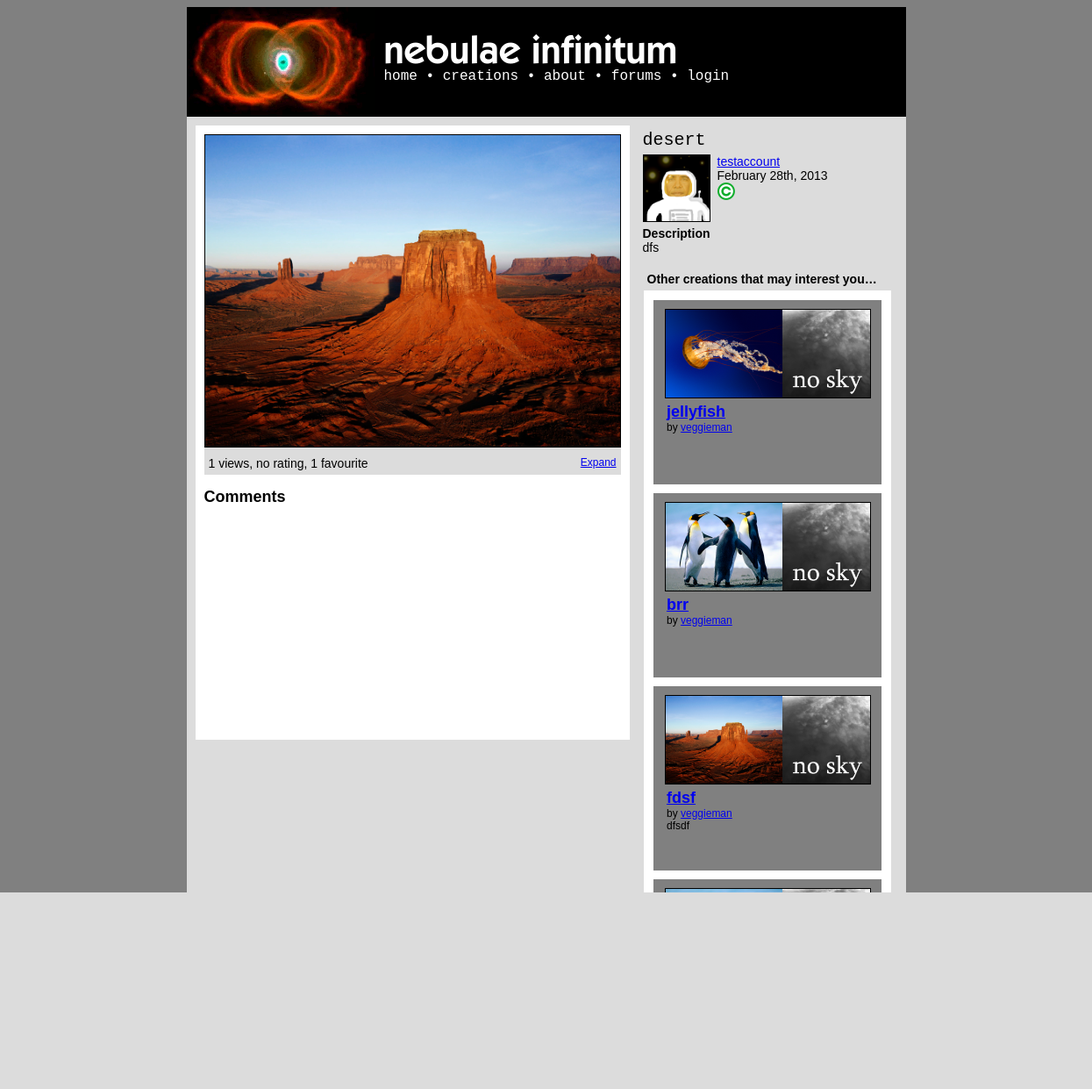
The app's page /creation.php?id=15 with its own data.
### tables this page shows
CREATE TABLE IF NOT EXISTS `creations` (
  `id` int(50) NOT NULL AUTO_INCREMENT,
  `name` varchar(50) NOT NULL,
  `type` enum('writing','flash','scratch','artwork','audio') NOT NULL,
  `ownerid` int(25) NOT NULL,
  `created` timestamp NULL DEFAULT NULL,
  `modified` timestamp NULL DEFAULT CURRENT_TIMESTAMP,
  `hidden` enum('no','censored','flagged','approved','byowner','deleted') NOT NULL DEFAULT 'no',
  `filetype` varchar(7) NOT NULL,
  `filename` varchar(25) NOT NULL,
  `descr` text,
  `advisory` text,
  `views` int(11) NOT NULL DEFAULT '0',
  `favourites` int(11) NOT NULL DEFAULT '0',
  `rating` decimal(2,1) NOT NULL DEFAULT '0.0',
  `license` enum('copyright','cc-0','cc-by','cc-by-nd','cc-by-sa','cc-by-nc','cc-by-nc-nd','cc-by-nc-sa','mit','gpl','bsd') NOT NULL DEFAULT 'copyright',
  PRIMARY KEY (`id`)
);

CREATE TABLE IF NOT EXISTS `users` (
  `id` int(50) NOT NULL AUTO_INCREMENT,
  `username` varchar(25) NOT NULL,
  `registered` timestamp NOT NULL DEFAULT CURRENT_TIMESTAMP,
  `rank` enum('user','mod','admin') NOT NULL DEFAULT 'user',
  `password` varchar(64) NOT NULL,
  `location` varchar(50) DEFAULT NULL,
  `banstatus` enum('unbanned','banned','deleted') NOT NULL DEFAULT 'unbanned',
  `banneduntil` date DEFAULT NULL,
  `bandate` date DEFAULT NULL,
  `icon` varchar(50) DEFAULT NULL,
  `about` text,
  `age` int(3) DEFAULT NULL,
  `gender` varchar(1) DEFAULT NULL,
  `email` varchar(50) NOT NULL,
  `registerip` varchar(20) NOT NULL,
  `banreason` text,
  `sb2player` enum('flash','js') NOT NULL DEFAULT 'flash',
  `notifications` enum('all','noreplies','nocomments','none') NOT NULL DEFAULT 'all',
  PRIMARY KEY (`id`)
);

### creation.php (called while the page is built, shortened)
<?php
$creationid = null;
if (isset($_GET["id"])) $creationid = htmlspecialchars($_GET["id"]);
$result = mysql_query("SELECT * FROM creations WHERE id = $creationid");
$creation = mysql_fetch_array($result);
$result = mysql_query("SELECT * FROM users WHERE id = ".$creation['ownerid']);
$user = mysql_fetch_array($result);
$views = mysql_num_rows(mysql_query("SELECT * FROM views WHERE creationid=".$creation['id']));
$favourites = mysql_num_rows(mysql_query("SELECT * FROM favourites WHERE creationid=".$creation['id']));
if (empty($ratings[0])) $ratings[0] = 0;
require_once("templates/creation_template.php");
function getRelatedCreations($creation,$amount){
	$amount--;
	for($i=0;$i<$amount;$i++){
		$related_creations[$i] = '';
	}
	$user_amount = ceil(0.50*$amount);
	$favourites_amount = ceil(0.25*$amount);
	$similar_amount = ceil(0.25*$amount);
	$user_creations_query=mysql_query("SELECT id FROM creations WHERE ownerid=".$creation['ownerid']." AND hidden='no' AND NOT id=".$creation['id']);
	if (mysql_num_rows($user_creations_query)>=$user_amount){
		$i=0;
		while($user_creation=mysql_fetch_row($user_creations_query)){
			$user_creations[$i]=$user_creation[0];
			$i++;
		}
		for ($i=0;$i<$user_amount;$i++){
			$random_pos = rand(0,$amount);
			if(empty($related_creations[$random_pos])){
				$random_id = rand(min($user_creations),max($user_creations));
				if (in_array($random_id, $related_creations)){
					$i--;
				}
				else {
					$related_creations[$random_pos] = rand(min($user_creations),max($user_creations));
				}
			}
			else $i--;
		}
	}
	else {
		$favourites_amount+=$user_amount;
	}
	$user_favourites_query=mysql_query("SELECT creationid FROM favourites WHERE userid=".$creation['ownerid']." AND NOT creationid=".$creation['id']);
	if (mysql_num_rows($user_favourites_query)>=$favourites_amount){
		$i=0;
		while($user_favourite=mysql_fetch_row($user_favourites_query)){
			$user_favourites_temp[$i]=$user_favourite[0];
			$i++;
		}
		$user_favourites = array();
		for($i=0;$i<count($user_favourites_temp);$i++){
			$user_check_query = mysql_fetch_row(mysql_query("SELECT ownerid FROM creations WHERE id=".$i));
			if($user_check_query=$creation['ownerid']){
				array_push($user_favourites,$user_favourites_temp[$i]);
			}
		}
		unset($user_favourites_temp);
		for ($i=0;$i<$favourites_amount;$i++){
			$random_pos = rand(0,$amount);
			if(empty($related_creations[$random_pos])){
				$random_id = rand(min($user_favourites),max($user_favourites));
				if (in_array($random_id, $related_creations)){
					$i--;
				}
				else {
					$related_creations[$random_pos] = rand(min($user_favourites),max($user_favourites));
				}
			}
			else $i--;
		}
	}
	else {
		$similar_amount+=$favourites_amount;
	}
	$similar_query=mysql_query("SELECT id FROM creations WHERE NOT id=".$creation['id']." AND hidden='no' AND NOT ownerid=".$creation['ownerid']);
	$i=0;
	while($similar_iterator=mysql_fetch_row($similar_query)){
		$similar[$i]=$similar_iterator[0];
		$i++;
	}
	for ($i=0;$i<$similar_amount;$i++){
		$random_pos = rand(0,$amount);
		if(empty($related_creations[$random_pos])){
			$random_id = rand(min($similar),max($similar));
			if (in_array($random_id, $related_creations)){
				$i--;
			}
			else {
				$related_creations[$random_pos] = rand(min($similar),max($similar));
			}
		}
		else $i--;
	}
	for($i=0;$i<=$amount;$i++){
		$related_creations[$i] =  mysql_fetch_array(mysql_query("SELECT * FROM creations WHERE id=".$related_creations[$i]));
	}
	return $related_creations;
}
?>

### config/functions.php (called while the page is built, shortened)
<?php
function get_username_from_id($id){
	$result = mysql_query("SELECT * FROM users WHERE id = '$id'") or die(mysql_error());
	$user = mysql_fetch_assoc($result);
	return $user['username'];
}
function bbcode_parse_description($text){
	$bbcode = new BBCode;
	$bbcode->RemoveRule('acronym');
	$bbcode->RemoveRule('color');
	$bbcode->RemoveRule('size');
	$bbcode->RemoveRule('quote');
	$bbcode->RemoveRule('font');
	$bbcode->RemoveRule('wiki');
	$bbcode->RemoveRule('img');
	$bbcode->RemoveRule('rule');
	$bbcode->RemoveRule('br');
	$bbcode->RemoveRule('center');
	$bbcode->RemoveRule('left');
	$bbcode->RemoveRule('right');
	$bbcode->RemoveRule('indent');
	$bbcode->RemoveRule('columns');
	$bbcode->RemoveRule('nextcol');
	$bbcode->RemoveRule('code');
	$bbcode->RemoveRule('list');
	$bbcode->RemoveRule('*');
	return $bbcode->Parse($text);
}
?>

### templates/creation_template.php (the view, shortened to what this page needs)
<!DOCTYPE html>
<html>
<head>
<link rel="stylesheet" type="text/css" href="templates/style.php" media="screen" />
</head>
<body onload="javascript:illuminate();">
<?php require_once("header.php"); ?>
<div class="container" style="min-height:700px;">
<div class="cleft">
	<div class="ccontainer" <?php if($creation['type']=="scratch") echo 'style="width:486px;margin:auto;margin-top:5px;"'; ?>>
		<div class="creation">
			<?php
			switch($creation['type']){
				case "artwork":
					echo '<img src="data/creations/'.$creation['filename'].'" class="cimg" '.$svgwidth.'/>';
				break;
			}
			?>
		</div>
		<div class="creationstatsleft" style="float:left;padding:5px;">
			<div class="infotext" style="font-size:14px;">
				<?php
				echo $views;
				if ($view ==1){
					echo " view";
				}
				else{
					echo " views";
				}
				if (number_format(array_sum($ratings)/count($ratings),1)==0.0){
					echo ", no rating";
				}
				else{
					echo ", rated ".number_format(array_sum($ratings)/count($ratings),1);
				}
				echo ", ".$favourites;
				if ($favourites == 1){
					echo " favourite";
				}
				else{
					echo " favourites";
				}
				?>
			</div>
		</div>
		<div class="creationstatsright" style="float:right;padding:5px;">
			<div class="downloadboxes" style="text-align:right;">
				<?php
				switch($creation['type']){
					case "artwork":
						echo '<div><a href="javascript:expand();">Expand</a></div>';
						break;
					}
				?>
			</div>
		</div>
	</div>
	<h2 style="padding-left:10px;">Comments</h2>
</div>
<div class="cright">
	<div class="ctitle">
		<?php
		echo stripslashes($creation['name']);
		?>
	</div>
	<div class="cinfo">
		<div class="creationownericon">
			<?php
			if (!empty($user['icon'])) echo '<img class="cicon" src="data/usericons/'.$user['icon'].'"/>';
			else echo '<img class="cicon" src="data/usericons/default.png"/>';
			?>
		</div>
		<div class="cusertext">
			<div class="cuserlink">
				<?php
				echo '<a href="user.php?id='.$user['id'].'">'.$user['username'].'</a>';if ($user['rank'] == "admin" || $user['rank'] == "mod") echo '<a href="info/staff.php" style="text-decoration:none;">'.STAFF_SYMBOL.'</a>';
				?>
			</div>
			<div class="creationtime">
				<?php
				echo date("F jS, Y", strtotime($creation['created']));
				?>
			</div>
			<div class="creationlicense">
				<?php
				switch($creation['license']){
					case 'copyright':
						echo '<img src="data/icons/licenses/copyright.png"/>';
						break;
				}
				?>
			</div>
		</div>
	</div>
	<?php
	if (!empty($creation['descr'])){
		echo '<div class="ccontent desc" style="margin:5px;">
		<strong style="display:block;">Description</strong>
		'.bbcode_parse_description(stripslashes($creation['descr'])).'
	</div>';
	}
	?>
	<div class="relatedcreationsblock" style="margin-top:20px;">
		<strong style="display:block;font-size:14px;margin-left:10px;margin-bottom:-5px;">Other creations that may interest you&hellip;</strong>
		<div class="relatedcreationscontainer" style="background-color:white;margin:auto;padding:1px;margin-top:10px;width:280px;">
			<?php
			$related_amount = 4;
			$related_creations = getRelatedCreations($creation,$related_amount);
			foreach($related_creations as $related_creation){
				if(file_exists("data/thumbs/".$related_creation['id'].".png")){
					$image_thumb = $related_creation['id'];
				}
				else{
					$image_thumb = "default";
				}
				if(file_exists("data/usericons/".$related_creation['ownerid'].".png")){
					$user_thumb = $related_creation['ownerid'];
				}
				else{
					$user_thumb = "default";
				}
				if(strlen(stripslashes($related_creation['descr']))>500){
					$creation_description = substr(str_replace("<br />\n<br />\n"," ",bbcode_parse_description(stripslashes($related_creation['descr']))),0,500);
				}
				else{
					$creation_description = str_replace("<br />\n<br />\n"," ",bbcode_parse_description(stripslashes($related_creation['descr'])));
				}
				echo '
			<div class="relatedcreation" style="height:180px;width:240px;margin:10px;padding:10px;padding-bottom:20px;background-color:grey;">
				<div class="relatedimgs" style="margin:auto;width:233px;height:100px;background-color:white;border:1px solid black;">
					<a href="creation.php?id='.$related_creation['id'].'"><img class="relatedthumb" style="height:100px;width:133px;display:inline;" src="data/thumbs/'.$image_thumb.'.png" /></a><a href="user.php?id='.$related_creation['ownerid'].'"><img class="relateduser" style="height:100px;width:100px;display:inline;" src="data/usericons/'.$user_thumb.'.png" /></a>
				</div>
				<div class="relatedtext" style="margin:5px;">
					<div class="relatedleft" style="float:left;">
						<strong style="font-size:18px;"><a href="creation.php?id='.$related_creation['id'].'">'.$related_creation['name'].'</a></strong>
						<div class="relatedbyline" style="">
							by <a href="user.php?id='.$related_creation['ownerid'].'">'.get_username_from_id($related_creation['ownerid']).'</a>
						</div>
						<div class="relateddesc" style="width:230px;height:45px;overflow:hidden;">
							'.$creation_description.'
						</div>
					</div>
				</div>
			</div>';
			}
			?>
		</div>
	</div>
</div>
</div>
</body>
</html>

### config/include/nbbc.php (shortened to what this page needs)
<?php
class BBCodeLexer {
var $state;
var $input;
var $ptr;
var $verbatim;
function BBCodeLexer($string, $tagmarker = '[') {
$regex_beginmarkers = Array( '[' => '\[', '<' => '<', '{' => '\{', '(' => '\(' );
$regex_endmarkers = Array( '[' => '\]', '<' => '>', '{' => '\}', '(' => '\)' );
$endmarkers = Array( '[' => ']', '<' => '>', '{' => '}', '(' => ')' );
$e = $regex_endmarkers[$tagmarker];
$b = $regex_beginmarkers[$tagmarker];
$this->pat_main = "/( "
. "{$b}"
. "(?! -- | ' | !-- | {$b}{$b} )"
. "(?: [^\\n\\r{$b}{$e}] | \\\" [^\\\"\\n\\r]* \\\" | \\' [^\\'\\n\\r]* \\' )*"
. "{$e}"
. "| {$b}{$b} (?: [^{$e}\\r\\n] | {$e}[^{$e}\\r\\n] )* {$e}{$e}"
. "| {$b} (?: -- | ' ) (?: [^{$e}\\n\\r]* ) {$e}"
. "| {$b}!-- (?: [^-] | -[^-] | --[^{$e}] )* --{$e}"
. "| -----+"
. "| \\x0D\\x0A | \\x0A\\x0D | \\x0D | \\x0A"
. "| [\\x00-\\x09\\x0B-\\x0C\\x0E-\\x20]+(?=[\\x0D\\x0A{$b}]|-----|$)"
. "| (?<=[\\x0D\\x0A{$e}]|-----|^)[\\x00-\\x09\\x0B-\\x0C\\x0E-\\x20]+"
. " )/Dx";
$this->input = preg_split($this->pat_main, $string, -1, PREG_SPLIT_DELIM_CAPTURE);
$this->ptr = 0;
$this->unget = false;
$this->state = BBCODE_LEXSTATE_TEXT;
$this->verbatim = false;
}
function NextToken() {
while (true) {
if ($this->ptr >= count($this->input)) {
return $this->token = BBCODE_EOI;
}
$this->text = preg_replace("/[\\x00-\\x08\\x0B-\\x0C\\x0E-\\x1F]/", "",
$this->input[$this->ptr++]);
if ($this->verbatim) {
$this->tag = false;
if ($this->state == BBCODE_LEXSTATE_TEXT) {
$this->state = BBCODE_LEXSTATE_TAG;
$token_type = BBCODE_TEXT;
}
else {
$this->state = BBCODE_LEXSTATE_TEXT;
switch (ord(substr($this->text, 0, 1))) {
case 10:
case 13:
$token_type = BBCODE_NL;
break;
default:
$token_type = BBCODE_WS;
break;
case 45:
case 40:
case 60:
case 91:
case 123:
$token_type = BBCODE_TEXT;
break;
}
}
if (strlen($this->text) > 0)
return $this->token = $token_type;
}
else if ($this->state == BBCODE_LEXSTATE_TEXT) {
$this->state = BBCODE_LEXSTATE_TAG;
if (strlen($this->text) > 0)
return $this->token = BBCODE_TEXT;
}
}
}
}
class BBCode {
var $current_class;
var $root_class;
var $allow_ampersand;
var $tag_marker;
var $plain_mode;
var $detect_urls;
var $output_limit;
var $enable_smileys;
var $debug;
function BBCode() {
$this->defaults = new BBCodeLibrary;
$this->enable_smileys = false;
$this->pre_trim = "";
$this->post_trim = "";
$this->root_class = 'block';
$this->tag_marker = '[';
$this->current_class = $this->root_class;
$this->debug = false;
$this->output_limit = 0;
$this->plain_mode = false;
$this->detect_urls = false;
}
function GetDefaultWikiURL() { return '/?page='; }
function GetDefaultLocalImgDir() { return "img"; }
function GetDefaultLocalImgURL() { return "img"; }
function GetDefaultRuleHTML() { return "\n<hr class=\"bbcode_rule\" />\n"; }
function GetDefaultSmileyDir() { return "smileys"; }
function GetDefaultSmileyURL() { return "smileys"; }
function HTMLEncode($string) {
if (!$this->allow_ampersand)
return htmlspecialchars($string);
else return str_replace(Array('<', '>', '"'),
Array('&lt;', '&gt;', '&quot;'), $string);
}
function FixupOutput($string) {
if (!$this->detect_urls) {
$output = $this->Internal_ProcessSmileys($string);
}
return $output;
}
function Internal_ProcessSmileys($string) {
if (!$this->enable_smileys || $this->plain_mode) {
$output = $this->HTMLEncode($string);
}
return $output;
}
function Internal_CollectTextReverse($array, $start = 0, $end = 0) {
for ($start = intval($start); $start >= $end; $start--)
print $array[$start][BBCODE_STACK_TEXT];
$output = ob_get_contents();
return $output;
}
function Internal_GenerateOutput($pos) {
$output = Array();
while (count($this->stack) > $pos) {
$token = array_pop($this->stack);
if ($token[BBCODE_STACK_TOKEN] != BBCODE_TAG) {
$output[] = $token;
}
}
return $output;
}
function Internal_ComputeCurrentClass() {
if (count($this->stack) > 0)
$this->current_class = $this->stack[count($this->stack)-1][BBCODE_STACK_CLASS];
else $this->current_class = $this->root_class;
}
function Parse($string) {
$this->lexer = new BBCodeLexer($string, $this->tag_marker);
$this->lexer->debug = $this->debug;
$old_output_limit = $this->output_limit;
$this->stack = Array();
while (true) {
if (($token_type = $this->lexer->NextToken()) == BBCODE_EOI) {
break;
}
switch ($token_type) {
case BBCODE_TEXT:
$this->stack[] = Array(
BBCODE_STACK_TOKEN => BBCODE_TEXT,
BBCODE_STACK_TEXT => $this->FixupOutput($this->lexer->text),
BBCODE_STACK_TAG => false,
BBCODE_STACK_CLASS => $this->current_class,
);
break;
}
}
$result = $this->Internal_GenerateOutput(0);
$result = $this->Internal_CollectTextReverse($result, count($result) - 1);
$this->output_limit = $old_output_limit;
return $result;
}
}

### records on screen
creations: filename (picture), name "desert", created "February 28th, 2013"
users: username "testaccount"
creations: shows a picture, name "jellyfish", ownerid.username "veggieman"
creations: name "brr", ownerid.username "veggieman"
creations: shows a picture, name "fdsf", ownerid.username "veggieman", start "dfsdf"

### other values on screen
SITE_NAME "nebulae infinitum"
$views "1"
$favourites "1"
$array[$start][BBCODE_STACK_TEXT] "dfs"
